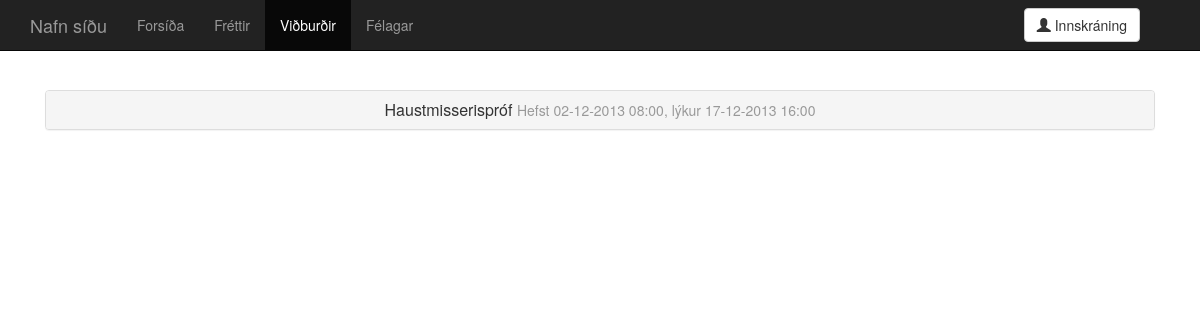
Before: /events.php with the older database file.
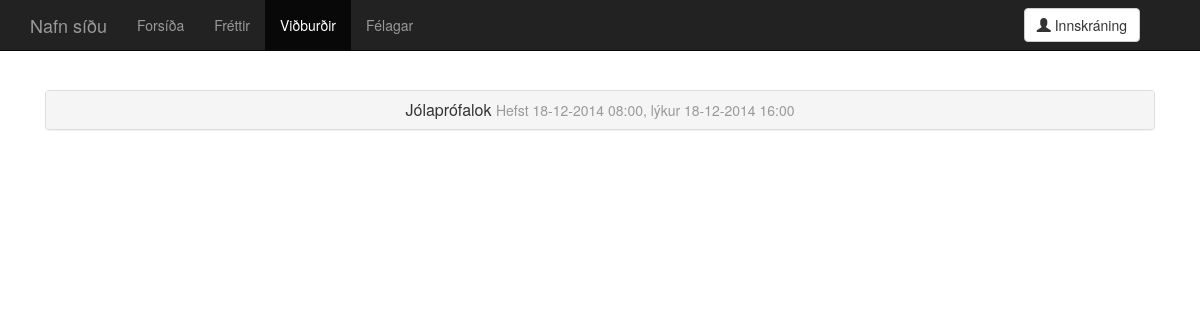
After: the same page with the newer database file.
### tables this page shows
CREATE TABLE 'events' (
  'event_id' integer NOT NULL,
  'title' text,
  'start' integer,
  'end' integer,
  'registration_start' integer,
  'registration_end' integer,
  'description' text,
  'location' text,
  'seats' integer,
  'date_created' integer,
  'date_edited' integer,
  'creator' integer,
  'last_editor' integer,
  'open_mod_registration' integer,
  PRIMARY KEY ('event_id')
);

### events.php (the view, shortened to what this page needs)
<?php
require_once "php/head.php";
?>
<!DOCTYPE html>
<html lang="is">
  <head>
    <link href="dist/css/bootstrap.css" rel="stylesheet">
    <link href="css/main.css" rel="stylesheet">
  </head>
  <body>
<?php
require_once "parts/navbar.php";
?>
    <div class="container">
      <div class="starter-template">
 <?php
$temp_counter = 0;
$result = $db->query("SELECT event_id,title,start,end,registration_start,registration_end,description,location,seats,date_created,date_edited,creator,last_editor FROM events ORDER BY start DESC;");
foreach($result as $row_data) {
  $temp_counter++;
  $event_id = $row_data["event_id"];
  $title = $row_data["title"];
  $start = date("d-m-Y H:i", $row_data["start"]);
  $end = date("d-m-Y H:i", $row_data["end"]);
  $registration_start = date("d-m-Y H:i", $row_data["registration_start"]);
  $registration_end = date("d-m-Y H:i", $row_data["registration_end"]);
  $description = nl2br($row_data["description"]);
  $location = $row_data["location"];
  $seats = $row_data["seats"];
  $date_created = date("d-m-Y H:i",$row_data["date_created"]);
  $date_edited = date("d-m-Y H:i",$row_data["date_edited"]);
  $creator_id = $row_data["creator"];
  $editor_id = $row_data["last_editor"];
  $creator_statement = $db->prepare("SELECT name FROM users WHERE user_id = :user_id");
  $creator_statement->execute(array('user_id' => $creator_id));
  $creator_name_result = $creator_statement->fetchAll();
  $creator_name = $creator_name_result[0]["name"];
  $editor_statement = $db->prepare("SELECT name FROM users WHERE user_id = :user_id");
  $editor_statement->execute(array('user_id' => $editor_id));
  $editor_result = $editor_statement->fetchAll();
  if (isset($editor_result[0]["name"])) {
    $editor_name = $editor_result[0]["name"];
    $edited = "Síðast breytt $date_edited af $editor_name.";
  }
  else {
    $edited = "";
  }
  $changebutton = "";
  echo <<<_END
      <div class="panel-group" id="accordion">
        <div class="panel panel-default">
          <div class="panel-heading">
          <h3 class="panel-title">
            <a class="accordion-toggle" data-toggle="collapse" data-parent="#accordion" href="#collapse$temp_counter">
              $title <small>Hefst $start, lýkur $end</small>
            </a>
          </h3>
          </div>
          <div id="collapse$temp_counter" class="panel-collapse collapse">
            <div class="panel-body">
              <p>
              $description
              </p>
              <p>
              Staðsetning: $location.
              </p>
              <p>
              Skráning hefst $registration_start <br />
              Skráningu lýkur $registration_end
              </p>
              <p>
              Sætafjöldi: $seats
              </p>
              <p><a class="btn btn-default" href="event.php?id=$event_id">Fara í skráningarlista viðburðar &raquo;</a></p>
              <p><small>Skráð $date_created af $creator_name. $edited </small></p>
              $changebutton
            </div>
          </div>
        </div>
      </div>
_END;
}
?>
      </div>
    </div>
  </body>
</html>

Changed rows visible on the page:
changed events: title "Haustmisserispróf" → "Jólaprófalok"; start "02-12-2013 08:00" → "18-12-2014 08:00"; end "17-12-2013 16:00" → "18-12-2014 16:00"
